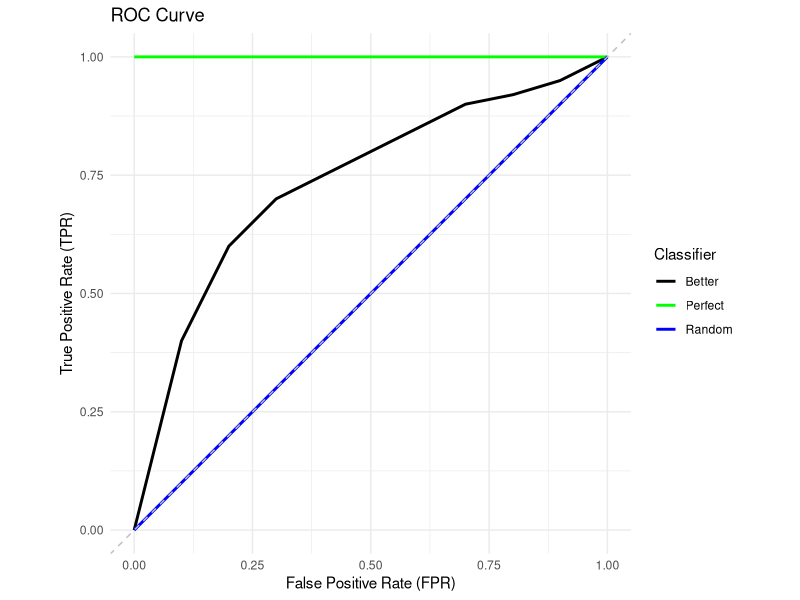

The R script that drew this image:
## ---- chunk 1
# Load necessary libraries
library(knitr)
library(kableExtra)

# Create the confusion matrix data frame
confusion_df <- data.frame(
  "Predicted" = c("Positive", "Negative"),
  "Positive" = c("A - TP", "C - FN"),
  "Negative" = c("B-FP", "D-TN")
)

# Render the confusion matrix using kable
kable(confusion_df, format = "html", align = 'c', caption = "Confusion Matrix") %>%
  add_header_above(c(" " = 1, "Actual" = 2)) %>%
  kable_styling(full_width = FALSE, position = "left")


## ---- chunk 2
library(ggplot2)

# Sample data without "Worse" classifier
roc_data <- data.frame(
  fpr = c(0, 0.1, 0.2, 0.3, 0.4, 0.5, 0.6, 0.7, 0.8, 0.9, 1, 0, 1, 0, 1),
  tpr = c(0, 0.4, 0.6, 0.7, 0.75, 0.8, 0.85, 0.9, 0.92, 0.95, 1, 1, 1, 0, 1),
  classifier = c("Better", "Better", "Better", "Better", "Better", "Better", "Better", "Better", "Better", "Better", "Better", 
                 "Perfect", "Perfect", 
                 "Random", "Random")
)

# Define colors for the classifiers
classifier_colors <- c("Perfect" = "green", "Random" = "blue", "Better" = "black")

# Plot ROC curve
ggplot(roc_data, aes(x = fpr, y = tpr, color = classifier)) +
  geom_line(size = 1) +
  geom_abline(intercept = 0, slope = 1, linetype = "dashed", color = "grey") + # Diagonal line for random classifier
  scale_color_manual(values = classifier_colors) +
  labs(title = "ROC Curve",
       x = "False Positive Rate (FPR)",
       y = "True Positive Rate (TPR)",
       color = "Classifier") +
  theme_minimal() + coord_equal()
